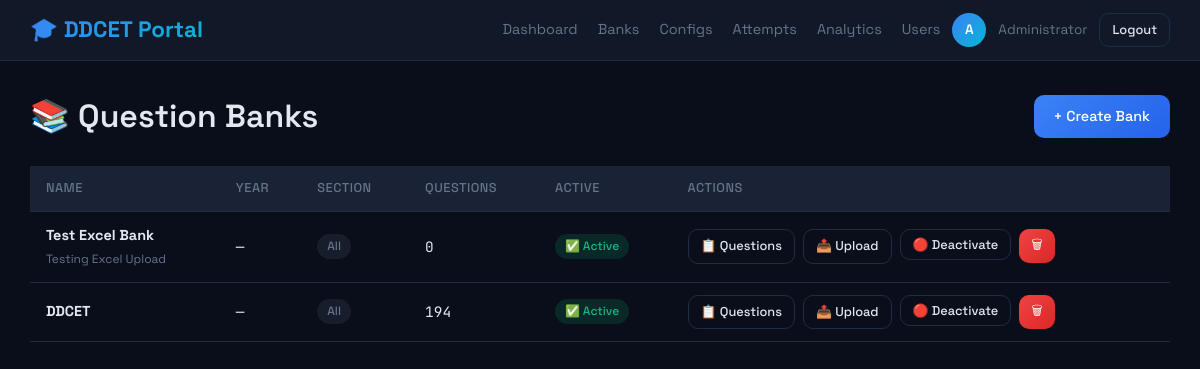
The app's page /admin/banks (signed in), older data.
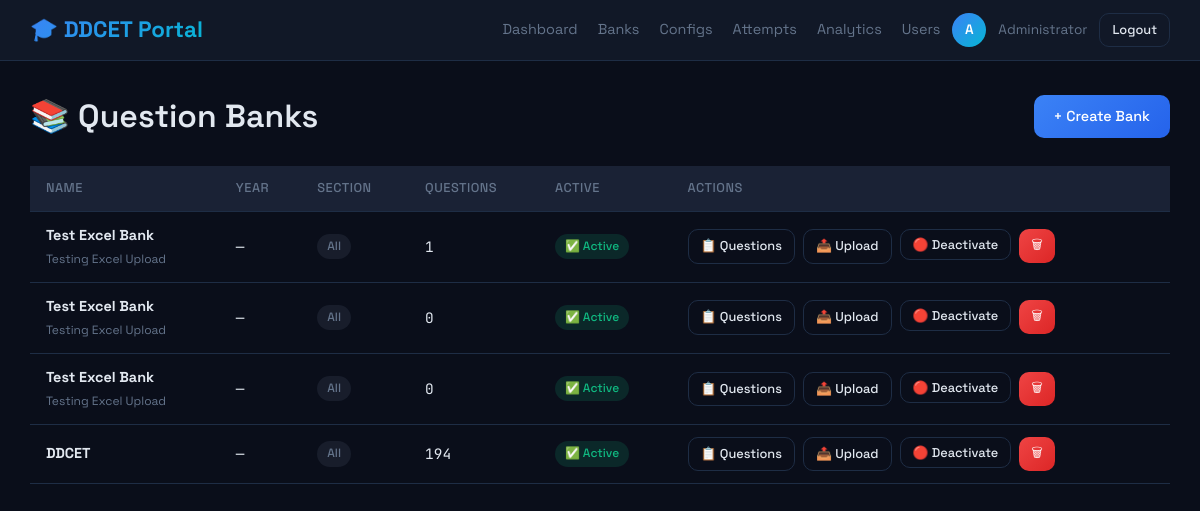
The same page, newer data.
### models.py (models this page shows)
class User(UserMixin, db.Model):
    __tablename__ = 'users'
    id = db.Column(db.Integer, primary_key=True, autoincrement=True)
    name = db.Column(db.String(100), nullable=False)
    email = db.Column(db.String(150), unique=True, nullable=False)
    enrollment_number = db.Column(db.String(50), unique=True, nullable=False)
    engineering_branch = db.Column(db.String(100), nullable=False, default='Other')
    password = db.Column(db.String(255), nullable=False)
    role = db.Column(db.String(20), default='student')
    created_at = db.Column(db.DateTime, default=datetime.utcnow)
    is_active_user = db.Column(db.Boolean, default=True)
    @property
    def is_active(self):
        return self.is_active_user

class QuestionBank(db.Model):
    __tablename__ = 'question_banks'
    id = db.Column(db.Integer, primary_key=True)
    name = db.Column(db.String(150), nullable=False)
    description = db.Column(db.Text, default='')
    year = db.Column(db.Integer, nullable=True)
    section = db.Column(db.Integer, default=0)
    is_active = db.Column(db.Boolean, default=True)
    created_by = db.Column(db.Integer, db.ForeignKey('users.id'))
    created_at = db.Column(db.DateTime, default=datetime.utcnow)
    question_count = db.Column(db.Integer, default=0)
    questions = db.relationship('Question', backref='bank', lazy='dynamic',
                                cascade='all, delete-orphan')
    creator = db.relationship('User', foreign_keys=[created_by])

### admin.py (the view)
@admin_bp.route('/banks')
@login_required
@admin_required
def banks():
    bank_list = QuestionBank.query.order_by(QuestionBank.created_at.desc()).all()
    return render_template('admin/banks.html', banks=bank_list)

### admin.py (called while the page is built)
def admin_required(f):
    from functools import wraps
    @wraps(f)
    def decorated(*args, **kwargs):
        if not current_user.is_authenticated or current_user.role != 'admin':
            abort(403)
        return f(*args, **kwargs)
    return decorated

### auth.py (called while the page is built)
def generate_csrf_token():
    if '_csrf_token' not in session:
        session['_csrf_token'] = secrets.token_hex(32)
    return session['_csrf_token']

@auth_bp.before_app_request
def inject_csrf():
    from flask import g
    g.csrf_token = generate_csrf_token()

### templates/admin/banks.html (shortened to what this page needs)
{% extends "base.html" %}
{% block content %}
<div class="main-content">
    <div class="d-flex justify-between align-center" style="margin-bottom: 24px;">
        <h1>📚 Question Banks</h1>
        <div class="btn-group">
            <a href="{{ url_for('admin.create_bank') }}" class="btn btn-primary">+ Create Bank</a>
        </div>
    </div>
    {% if banks %}
    <table class="table-dark">
        <thead>
            <tr>
                <th>Name</th>
                <th>Year</th>
                <th>Section</th>
                <th>Questions</th>
                <th>Active</th>
                <th>Actions</th>
            </tr>
        </thead>
        <tbody>
            {% for bank in banks %}
            <tr>
                <td><strong>{{ bank.name }}</strong>{% if bank.description %}<br><small class="text-muted">{{
                        bank.description[:60] }}</small>{% endif %}</td>
                <td class="mono">{{ bank.year or '—' }}</td>
                <td>
                    {% if bank.section == 0 %}
                    <span class="badge badge-muted">All</span>
                    {% else %}
                    <span class="badge badge-muted">Section {{ bank.section }}</span>
                    {% endif %}
                </td>
                <td class="mono">{{ bank.question_count }}</td>
                <td>
                    <span class="badge {{ 'badge-success' if bank.is_active else 'badge-danger' }}">
                        {{ '✅ Active' if bank.is_active else '❌ Inactive' }}
                    </span>
                </td>
                <td>
                    <div class="btn-group">
                        <a href="{{ url_for('admin.bank_questions', bank_id=bank.id) }}"
                            class="btn btn-outline btn-sm">📋 Questions</a>
                        <a href="{{ url_for('admin.upload_questions', bank_id=bank.id) }}"
                            class="btn btn-outline btn-sm">📤 Upload</a>
                        <form action="{{ url_for('admin.toggle_bank', bank_id=bank.id) }}" method="POST"
                            style="display:inline;">
                            <button type="submit" class="btn btn-outline btn-sm">{{ '🔴 Deactivate' if bank.is_active
                                else '🟢 Activate' }}</button>
                        </form>
                        <form action="{{ url_for('admin.delete_bank', bank_id=bank.id) }}" method="POST"
                            style="display:inline;" class="delete-form">
                            <button type="submit" class="btn btn-danger btn-sm">🗑</button>
                        </form>
                    </div>
                </td>
            </tr>
            {% endfor %}
        </tbody>
    </table>
    {% endif %}
</div>
{% endblock %}

### templates/base.html (shortened to what this page needs)
<!DOCTYPE html>
<html lang="en">
<head>
    <link rel="stylesheet" href="{{ url_for('static', filename='css/main.css') }}">
</head>
<body>
    {% block nav %}
    <nav class="nav-dark">
        <a href="/" class="logo">🎓 DDCET Portal</a>
        {% if current_user.is_authenticated %}
        <div class="nav-user">
            <div class="nav-links">
                {% if current_user.role == 'admin' %}
                <a href="{{ url_for('admin.dashboard') }}">Dashboard</a>
                <a href="{{ url_for('admin.banks') }}">Banks</a>
                <a href="{{ url_for('admin.configs') }}">Configs</a>
                <a href="{{ url_for('admin.attempts') }}">Attempts</a>
                <a href="{{ url_for('admin.analytics') }}">Analytics</a>
                <a href="{{ url_for('admin.users') }}">Users</a>
                {% else %}
                <a href="{{ url_for('student.home') }}">Home</a>
                {% endif %}
            </div>
            <div class="user-avatar">{{ current_user.name[0]|upper }}</div>
            <span>{{ current_user.name }}</span>
            <a href="{{ url_for('auth.logout') }}" class="btn btn-outline btn-sm">Logout</a>
        </div>
        {% endif %}
    </nav>
    {% endblock %}
    {% block content %}{% endblock %}
</body>
</html>

### static/css/main.css (style rules this page uses)
:root { --bg: #0a0e1a; --surface: #111827; --surface2: #1a2235; --border: #1e2d45; --accent: #3b82f6; --accent2: #06b6d4; --green: #10b981; --red: #ef4444; --yellow: #f59e0b; --text: #e2e8f0; --muted: #64748b; --radius: 10px; --shadow: 0 4px 20px rgba(0,0,0,.3); --transition: all .2s ease; }
* { margin:0; padding:0; box-sizing:border-box; }
html { scroll-behavior: smooth; }
body { font-family: 'Space Grotesk', sans-serif; background: var(--bg); color: var(--text); min-height: 100vh; line-height: 1.6; }
a { color: var(--accent); text-decoration: none; transition: var(--transition); }
h1,h2,h3,h4,h5,h6 { font-family: 'Space Grotesk', sans-serif; font-weight: 600; }
.main-content { flex: 1; padding: 30px; overflow-x: hidden; }
.nav-dark { background: var(--surface); border-bottom: 1px solid var(--border); padding: 12px 30px; display: flex; align-items: center; justify-content: space-between; position: sticky; top: 0; z-index: 100; backdrop-filter: blur(10px); }
.nav-dark .logo { font-size: 1.4rem; font-weight: 700; background: linear-gradient(135deg, var(--accent), var(--accent2)); -webkit-background-clip: text; -webkit-text-fill-color: transparent; background-clip: text; }
.nav-dark .nav-links { display: flex; align-items: center; gap: 20px; }
.nav-dark .nav-links a { color: var(--muted); font-size: .9rem; transition: var(--transition); }
.nav-user { display: flex; align-items: center; gap: 12px; color: var(--muted); font-size: .85rem; }
.nav-user .user-avatar { width: 34px; height: 34px; border-radius: 50%; background: linear-gradient(135deg, var(--accent), var(--accent2)); display: flex; align-items: center; justify-content: center; color: white; font-weight: 600; font-size: .85rem; }
.btn { display: inline-flex; align-items: center; gap: 6px; padding: 10px 20px; border-radius: var(--radius); font-family: 'Space Grotesk', sans-serif; font-size: .9rem; font-weight: 500; border: none; cursor: pointer; transition: var(--transition); text-decoration: none; }
.btn-primary { background: linear-gradient(135deg, var(--accent), #2563eb); color: white; }
.btn-outline { background: transparent; border: 1px solid var(--border); color: var(--text); }
.btn-danger { background: linear-gradient(135deg, var(--red), #dc2626); color: white; }
.btn-sm { padding: 6px 12px; font-size: .8rem; }
.btn-group { display: flex; gap: 8px; flex-wrap: wrap; }
.table-dark { width: 100%; border-collapse: collapse; font-size: .9rem; }
.table-dark th { background: var(--surface2); color: var(--muted); font-weight: 500; text-align: left; padding: 12px 16px; border-bottom: 1px solid var(--border); font-size: .8rem; text-transform: uppercase; letter-spacing: .5px; }
.table-dark td { padding: 12px 16px; border-bottom: 1px solid var(--border); vertical-align: middle; }
.badge { display: inline-flex; align-items: center; gap: 4px; padding: 3px 10px; border-radius: 20px; font-size: .75rem; font-weight: 500; }
.badge-success { background: rgba(16,185,129,.15); color: var(--green); }
.badge-muted { background: rgba(100,116,139,.15); color: var(--muted); }
.text-muted { color: var(--muted); }
.d-flex { display: flex; }
.align-center { align-items: center; }
.justify-between { justify-content: space-between; }
.mono { font-family: 'JetBrains Mono', monospace; }

Row changes from the older to the newer data that the page shows:
added QuestionBank: name "Test Excel Bank", description "Testing Excel Upload", year "—", section "All", question_count "1", is_active "✅ Active", is_active "🔴 Deactivate"
added QuestionBank: name "Test Excel Bank", description "Testing Excel Upload", year "—", section "All", question_count "0", is_active "✅ Active", is_active "🔴 Deactivate"
